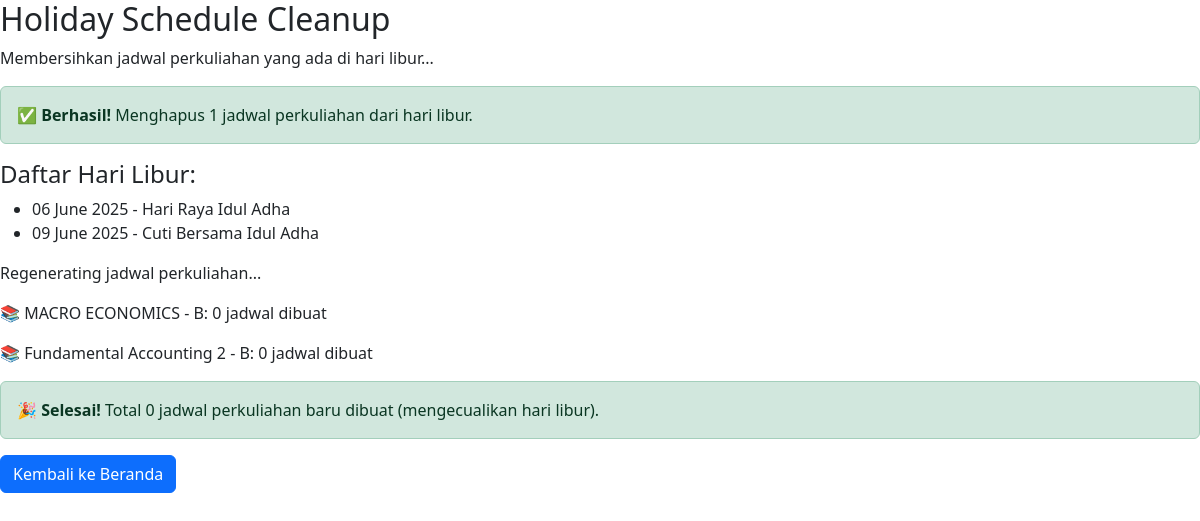
Page /cleanup_holidays.php (signed in) on the committed database.
### tables this page shows
CREATE TABLE `tbl_harilibur` (
  `tanggal` date NOT NULL,
  `keterangan` varchar(100) NOT NULL
);

CREATE TABLE `tbl_recurring_schedules` (
  `id_schedule` int(11) NOT NULL,
  `id_ruang` int(11) NOT NULL,
  `nama_matakuliah` varchar(200) NOT NULL,
  `kelas` varchar(50) NOT NULL,
  `dosen_pengampu` varchar(200) NOT NULL,
  `hari` enum('monday','tuesday','wednesday','thursday','friday','saturday','sunday') NOT NULL,
  `jam_mulai` time NOT NULL,
  `jam_selesai` time NOT NULL,
  `semester` varchar(20) NOT NULL,
  `tahun_akademik` varchar(20) NOT NULL,
  `start_date` date NOT NULL COMMENT 'Tanggal mulai perkuliahan',
  `end_date` date NOT NULL COMMENT 'Tanggal selesai perkuliahan',
  `status` enum('active','inactive') DEFAULT 'active',
  `created_by` int(11) NOT NULL,
  `created_at` timestamp NOT NULL DEFAULT current_timestamp(),
  `updated_at` timestamp NOT NULL DEFAULT current_timestamp() ON UPDATE current_timestamp()
);

### functions.php (called while the page is built, shortened)
<?php
function generateBookingsForSchedule($conn, $scheduleId, $scheduleData) {
    $generatedCount = 0;
    try {
        $dates = getRecurringDates($scheduleData['hari'], $scheduleData['start_date'], $scheduleData['end_date']);
        $systemUserId = getSystemUserId($conn);
        foreach ($dates as $date) {
            $stmt = $conn->prepare("SELECT COUNT(*) FROM tbl_harilibur WHERE tanggal = ?");
            $stmt->execute([$date]);
            $isHoliday = $stmt->fetchColumn() > 0;
            $dayOfWeek = date('w', strtotime($date));
            $checkDuplicateStmt = $conn->prepare("
                SELECT COUNT(*) FROM tbl_booking
                WHERE id_ruang = ?
                AND tanggal = ?
                AND jam_mulai = ?
                AND jam_selesai = ?
                AND id_schedule = ?
                AND booking_type = 'recurring'
                AND status NOT IN ('cancelled', 'rejected')
            ");
            $checkDuplicateStmt->execute([
                $scheduleData['id_ruang'],
                $date,
                $scheduleData['jam_mulai'],
                $scheduleData['jam_selesai'],
                $scheduleId
            ]);
            $duplicateExists = $checkDuplicateStmt->fetchColumn() > 0;
            if ($duplicateExists) {
                continue;
            }
        }
        return $generatedCount;
    } catch (Exception $e) {
        error_log("Error in generateBookingsForSchedule: " . $e->getMessage());
        throw $e;
    }
}
function getRecurringDates($dayOfWeek, $startDate, $endDate) {
    $dates = [];
    $dayNumbers = [
        'monday' => 1,
        'tuesday' => 2,
        'wednesday' => 3,
        'thursday' => 4,
        'friday' => 5,
        'saturday' => 6,
        'sunday' => 0
    ];
    $targetDay = $dayNumbers[$dayOfWeek];
    $current = new DateTime($startDate);
    $end = new DateTime($endDate);
    while ($current->format('w') != $targetDay && $current <= $end) {
        $current->modify('+1 day');
    }
    while ($current <= $end) {
        $dates[] = $current->format('Y-m-d');
        $current->modify('+7 days');
    }
    return $dates;
}
function getSystemUserId($conn) {
    $stmt = $conn->prepare("SELECT id_user FROM tbl_users WHERE email = 'system@stie-mce.ac.id'");
    $stmt->execute();
    $userId = $stmt->fetchColumn();
    return $userId;
}
?>

### cleanup_holidays.php (the view, shortened to what this page needs)
<?php
require_once 'config.php';
require_once 'functions.php';
echo "<h2>Holiday Schedule Cleanup</h2>";
echo "<p>Membersihkan jadwal perkuliahan yang ada di hari libur...</p>";
try {
    $conn->beginTransaction();
    $sql = "DELETE b FROM tbl_booking b
            INNER JOIN tbl_harilibur h ON b.tanggal = h.tanggal
            WHERE b.booking_type = 'recurring'";
    $stmt = $conn->prepare($sql);
    $stmt->execute();
    $deletedCount = $stmt->rowCount();
    echo "<div class='alert alert-success'>";
    echo "<strong>✅ Berhasil!</strong> Menghapus {$deletedCount} jadwal perkuliahan dari hari libur.";
    echo "</div>";
    $stmt = $conn->prepare("SELECT tanggal, keterangan FROM tbl_harilibur ORDER BY tanggal");
    $stmt->execute();
    $holidays = $stmt->fetchAll();
    if (count($holidays) > 0) {
        echo "<h4>Daftar Hari Libur:</h4>";
        echo "<ul>";
        foreach ($holidays as $holiday) {
            echo "<li>" . date('d F Y', strtotime($holiday['tanggal'])) . " - " . $holiday['keterangan'] . "</li>";
        }
        echo "</ul>";
    }
    echo "<p>Regenerating jadwal perkuliahan...</p>";
    $stmt = $conn->prepare("SELECT * FROM tbl_recurring_schedules WHERE status = 'active'");
    $stmt->execute();
    $schedules = $stmt->fetchAll();
    $totalRegenerated = 0;
    foreach ($schedules as $schedule) {
        $scheduleData = [
            'id_ruang' => $schedule['id_ruang'],
            'nama_matakuliah' => $schedule['nama_matakuliah'],
            'kelas' => $schedule['kelas'],
            'dosen_pengampu' => $schedule['dosen_pengampu'],
            'hari' => $schedule['hari'],
            'jam_mulai' => $schedule['jam_mulai'],
            'jam_selesai' => $schedule['jam_selesai'],
            'semester' => $schedule['semester'],
            'tahun_akademik' => $schedule['tahun_akademik'],
            'start_date' => $schedule['start_date'],
            'end_date' => $schedule['end_date'],
            'created_by' => $schedule['created_by']
        ];
        $generated = generateBookingsForSchedule($conn, $schedule['id_schedule'], $scheduleData);
        $totalRegenerated += $generated;
        echo "<p>📚 {$schedule['nama_matakuliah']} - {$schedule['kelas']}: {$generated} jadwal dibuat</p>";
    }
    $conn->commit();
    echo "<div class='alert alert-success'>";
    echo "<strong>🎉 Selesai!</strong> Total {$totalRegenerated} jadwal perkuliahan baru dibuat (mengecualikan hari libur).";
    echo "</div>";
    echo "<p><a href='index.php' class='btn btn-primary'>Kembali ke Beranda</a></p>";
} catch (Exception $e) {
    $conn->rollBack();
    echo "<div class='alert alert-danger'>";
    echo "<strong>❌ Error!</strong> " . $e->getMessage();
    echo "</div>";
}
?>
<!DOCTYPE html>
<html>
<head>
    <link href="https://cdn.jsdelivr.net/npm/bootstrap@5.3.0/dist/css/bootstrap.min.css" rel="stylesheet">
</head>
<body>
</body>
</html>

### rows in the picture
tbl_harilibur: tanggal "06 June 2025", keterangan "Hari Raya Idul Adha"
tbl_harilibur: tanggal "09 June 2025", keterangan "Cuti Bersama Idul Adha"
tbl_recurring_schedules: nama_matakuliah "MACRO ECONOMICS", kelas "B", generated "0"
tbl_recurring_schedules: nama_matakuliah "Fundamental Accounting 2", kelas "B", generated "0"

### other values in the picture
$deletedCount "1"
$totalRegenerated "0"
